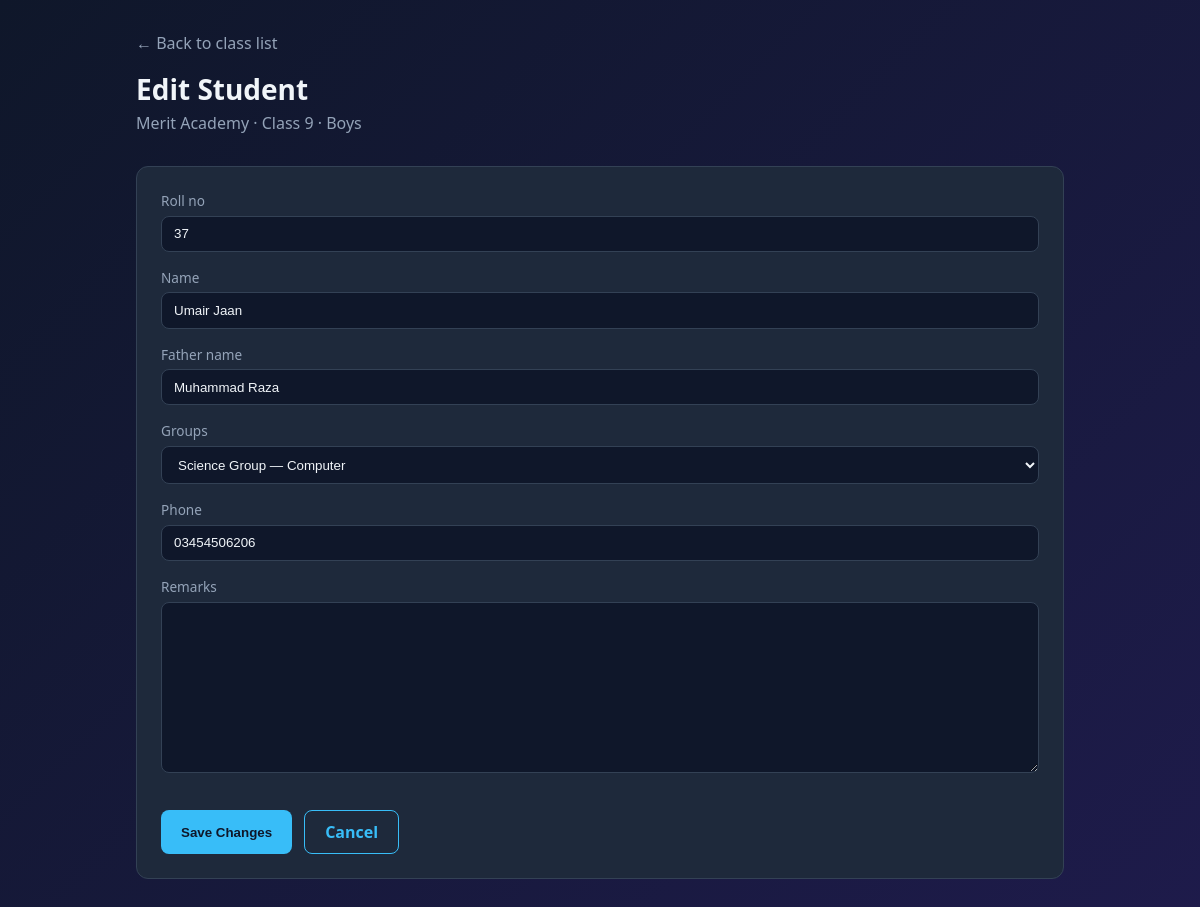
/principal/student/13/edit/ (signed in), run on the app's committed database.
### academy/models.py (models this page shows, shortened)
class Academy(models.Model):
    name = models.CharField(max_length=200)
    code = models.SlugField(
        max_length=20,
        unique=True,
        help_text='Unique code students use with roll number (e.g. GPS2026)',
    )
    address = models.TextField(blank=True)
    phone = models.CharField(max_length=20, blank=True)
    created_at = models.DateTimeField(auto_now_add=True)

class Student(models.Model):
    CLASS_CHOICES = [
        (9, 'Class 9'),
        (10, 'Class 10'),
        (11, 'Class 11'),
        (12, 'Class 12'),
    ]
    GENDER_CHOICES = [
        ('boys', 'Boys'),
        ('girls', 'Girls'),
    ]
    academy = models.ForeignKey(
        Academy,
        on_delete=models.CASCADE,
        related_name='students',
    )
    roll_no = models.CharField(max_length=20)
    name = models.CharField(max_length=100)
    father_name = models.CharField(max_length=100, blank=True)
    class_level = models.IntegerField(choices=CLASS_CHOICES)
    gender = models.CharField(max_length=10, choices=GENDER_CHOICES)
    GROUP_CHOICES_9_10 = [
        ('Science - Biology', 'Science Group — Biology'),
        ('Science - Computer', 'Science Group — Computer'),
        ('General', 'General Group'),
    ]
    GROUP_CHOICES_11_12 = [
        ('ICS', 'ICS'),
        ('Medical', 'Medical'),
        ('Non-Medical', 'Non-Medical'),
    ]
    GROUP_CHOICES = GROUP_CHOICES_9_10 + GROUP_CHOICES_11_12
    section = models.CharField(max_length=20, choices=GROUP_CHOICES, blank=True)
    phone = models.CharField(max_length=20, blank=True)
    remarks = models.TextField(blank=True)
    class Meta:
        unique_together = ['academy', 'roll_no']
        ordering = ['class_level', 'gender', 'roll_no']

### academy/views.py (the view)
@login_required
def student_edit(request, student_id):
    academy, student = _get_student_for_principal(request.user, student_id)
    if not student:
        return redirect('home')
    if request.method == 'POST':
        form = StudentForm(request.POST, instance=student)
        if form.is_valid():
            form.save()
            messages.success(request, f'Student {student.roll_no} updated.')
            return redirect(
                'class_students',
                grade=student.class_level,
                gender=student.gender,
            )
    else:
        form = StudentForm(instance=student, class_level=student.class_level)
    return render(request, 'academy/student_edit.html', {
        'form': form,
        'student': student,
        'academy': academy,
    })

### academy/forms.py (shortened to what this page needs)
class StudentForm(forms.ModelForm):
    GROUPS_9_10 = [
        ('Science - Biology', 'Science Group — Biology'),
        ('Science - Computer', 'Science Group — Computer'),
        ('General', 'General Group'),
    ]
    GROUPS_11_12 = [
        ('ICS', 'ICS'),
        ('Medical', 'Medical'),
        ('Non-Medical', 'Non-Medical'),
    ]
    class Meta:
        model = Student
        fields = ['roll_no', 'name', 'father_name', 'section', 'phone', 'remarks']
    def __init__(self, *args, class_level=None, **kwargs):
        if class_level is None and 'instance' in kwargs and kwargs['instance'] is not None:
            class_level = getattr(kwargs['instance'], 'class_level', None)
        self.class_level = class_level
        super().__init__(*args, **kwargs)
        if class_level in (9, 10):
            choices = self.GROUPS_9_10
        elif class_level in (11, 12):
            choices = self.GROUPS_11_12
        else:
            choices = self.GROUPS_9_10 + self.GROUPS_11_12
        self.fields['section'] = forms.ChoiceField(
            label='Groups',
            choices=[('', 'Select group')] + choices,
            required=True,
        )

### academy/views.py (called while the page is built)
def _get_principal_academy(user):
    try:
        return user.principal_profile.academy
    except (PrincipalProfile.DoesNotExist, AttributeError):
        return None

def _get_student_for_principal(user, student_id):
    academy = _get_principal_academy(user)
    if not academy:
        return None, None
    student = get_object_or_404(Student, pk=student_id, academy=academy)
    return academy, student

### academy/templates/academy/student_edit.html (shortened to what this page needs)
{% extends 'academy/base.html' %}
{% block content %}
<a href="{% url 'class_students' grade=student.class_level gender=student.gender %}" class="back">&larr; Back to class list</a>
<h1>Edit Student</h1>
<p class="subtitle">{{ academy.name }} · Class {{ student.class_level }} · {{ student.get_gender_display }}</p>
<div class="card">
    <form method="post">
        {% for field in form %}
        <label for="{{ field.id_for_label }}">{{ field.label }}</label>
        {{ field }}
        {% endfor %}
        <div class="btn-row">
            <button type="submit">Save Changes</button>
            <a href="{% url 'class_students' grade=student.class_level gender=student.gender %}" class="btn btn-secondary">Cancel</a>
        </div>
    </form>
</div>
{% endblock %}

### academy/templates/academy/base.html (style rules this page uses)
:root { --bg: #0f172a; --card: #1e293b; --accent: #38bdf8; --accent2: #a78bfa; --text: #f1f5f9; --muted: #94a3b8; --border: #334155; --success: #4ade80; --danger: #f87171; }
* { box-sizing: border-box; margin: 0; padding: 0; }
body { font-family: 'Segoe UI', system-ui, sans-serif; background: linear-gradient(135deg, #0f172a 0%, #1e1b4b 100%); color: var(--text); min-height: 100vh; }
h1 { font-size: 1.75rem; margin-bottom: 0.25rem; }
.subtitle { color: var(--muted); margin-bottom: 2rem; }
.card { background: var(--card); border: 1px solid var(--border); border-radius: 12px; padding: 1.5rem; margin-bottom: 1.5rem; }
label { display: block; margin-bottom: 0.35rem; color: var(--muted); font-size: 0.85rem; }
input, textarea, select { width: 100%; padding: 0.6rem 0.75rem; margin-bottom: 1rem; border: 1px solid var(--border); border-radius: 8px; background: #0f172a; color: var(--text); }
button, .btn { display: inline-block; padding: 0.65rem 1.25rem; background: var(--accent); color: #0f172a; border: none; border-radius: 8px; font-weight: 600; cursor: pointer; text-decoration: none; }
.btn-secondary { background: transparent; color: var(--accent); border: 1px solid var(--accent); }
.btn-row { display: flex; gap: 0.75rem; flex-wrap: wrap; margin-top: 1rem; }
.back { color: var(--muted); text-decoration: none; display: inline-block; margin-bottom: 1rem; }

### data on the page
Academy: name "Merit Academy"
Student: class_level "9", gender "Boys", form "37" "Umair Jaan" "Muhammad Raza" "Science Group — Computer" "03454506206"

### other printed values
{{ field.label }} "Roll no" "Name" "Father name" "Groups" "Phone" "Remarks"
